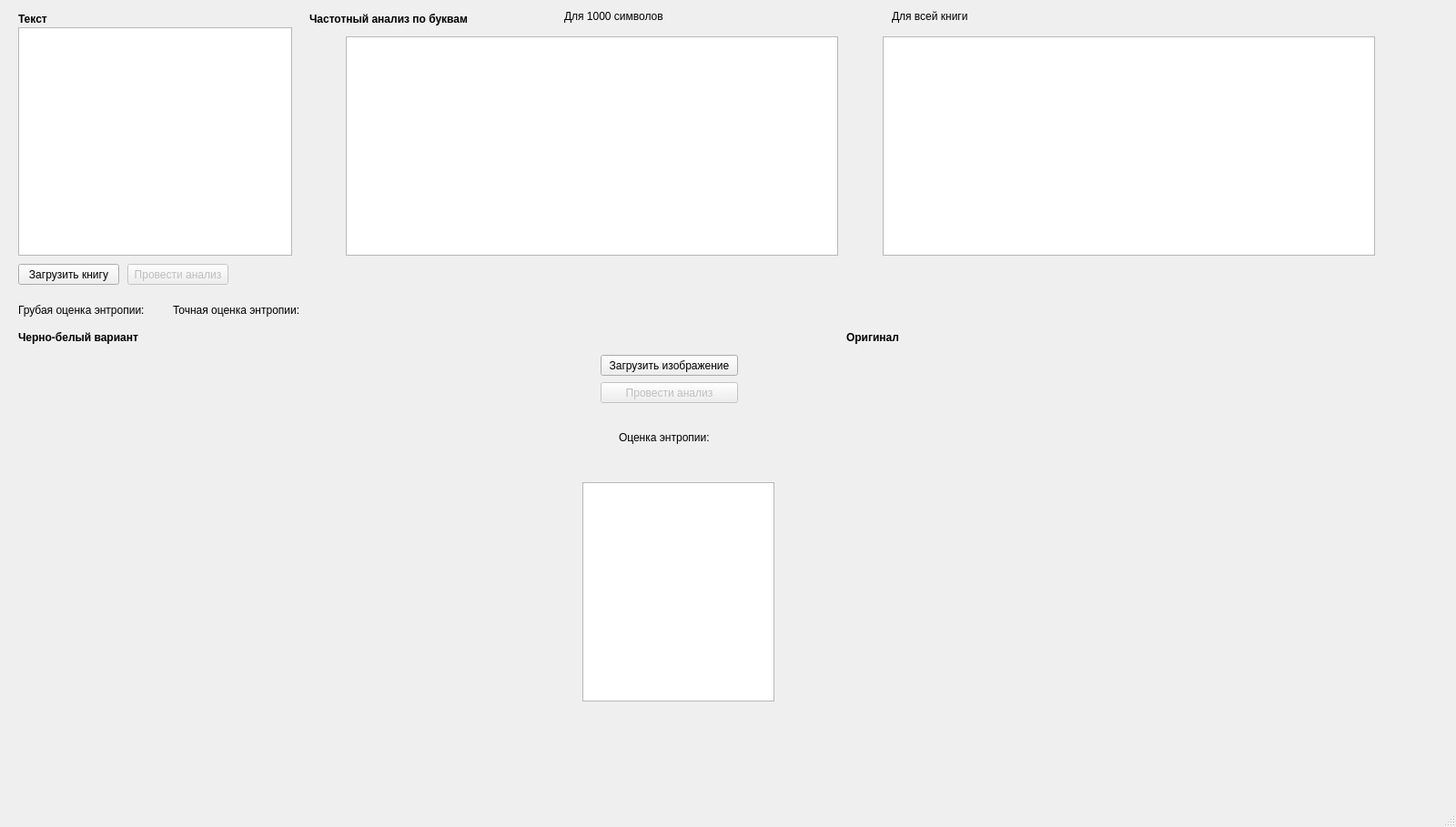
<?xml version="1.0" encoding="UTF-8"?>
<ui version="4.0">
 <class>MainWindow</class>
 <widget class="QMainWindow" name="MainWindow">
  <property name="geometry">
   <rect>
    <x>0</x>
    <y>0</y>
    <width>1600</width>
    <height>909</height>
   </rect>
  </property>
  <property name="windowTitle">
   <string>Лабораторная работа 2</string>
  </property>
  <widget class="QWidget" name="centralwidget">
   <widget class="QTextBrowser" name="textBrowser">
    <property name="geometry">
     <rect>
      <x>20</x>
      <y>30</y>
      <width>301</width>
      <height>251</height>
     </rect>
    </property>
   </widget>
   <widget class="QLabel" name="label">
    <property name="geometry">
     <rect>
      <x>20</x>
      <y>10</y>
      <width>91</width>
      <height>21</height>
     </rect>
    </property>
    <property name="font">
     <font>
      <weight>75</weight>
      <bold>true</bold>
     </font>
    </property>
    <property name="text">
     <string>Текст</string>
    </property>
   </widget>
   <widget class="QLabel" name="label_2">
    <property name="geometry">
     <rect>
      <x>10</x>
      <y>390</y>
      <width>620</width>
      <height>381</height>
     </rect>
    </property>
    <property name="font">
     <font>
      <weight>75</weight>
      <bold>true</bold>
     </font>
    </property>
    <property name="text">
     <string/>
    </property>
    <property name="scaledContents">
     <bool>true</bool>
    </property>
   </widget>
   <widget class="QPushButton" name="loadBookButton">
    <property name="geometry">
     <rect>
      <x>20</x>
      <y>290</y>
      <width>111</width>
      <height>23</height>
     </rect>
    </property>
    <property name="text">
     <string>Загрузить книгу</string>
    </property>
   </widget>
   <widget class="QPushButton" name="analyzeBookButton">
    <property name="enabled">
     <bool>false</bool>
    </property>
    <property name="geometry">
     <rect>
      <x>140</x>
      <y>290</y>
      <width>111</width>
      <height>23</height>
     </rect>
    </property>
    <property name="text">
     <string>Провести анализ</string>
    </property>
   </widget>
   <widget class="QPushButton" name="loadImageButton">
    <property name="geometry">
     <rect>
      <x>660</x>
      <y>390</y>
      <width>151</width>
      <height>23</height>
     </rect>
    </property>
    <property name="text">
     <string>Загрузить изображение</string>
    </property>
   </widget>
   <widget class="QPushButton" name="analyzeImageButton">
    <property name="enabled">
     <bool>false</bool>
    </property>
    <property name="geometry">
     <rect>
      <x>660</x>
      <y>420</y>
      <width>151</width>
      <height>23</height>
     </rect>
    </property>
    <property name="text">
     <string>Провести анализ</string>
    </property>
   </widget>
   <widget class="QLabel" name="labelAprxBook">
    <property name="geometry">
     <rect>
      <x>20</x>
      <y>310</y>
      <width>141</width>
      <height>61</height>
     </rect>
    </property>
    <property name="text">
     <string>Грубая оценка энтропии:</string>
    </property>
   </widget>
   <widget class="QLabel" name="labelExactBook">
    <property name="geometry">
     <rect>
      <x>190</x>
      <y>310</y>
      <width>141</width>
      <height>61</height>
     </rect>
    </property>
    <property name="text">
     <string>Точная оценка энтропии:</string>
    </property>
   </widget>
   <widget class="QLabel" name="labelExactImage">
    <property name="geometry">
     <rect>
      <x>680</x>
      <y>450</y>
      <width>131</width>
      <height>61</height>
     </rect>
    </property>
    <property name="text">
     <string>Оценка энтропии:</string>
    </property>
   </widget>
   <widget class="QLabel" name="label_7">
    <property name="geometry">
     <rect>
      <x>340</x>
      <y>10</y>
      <width>221</width>
      <height>21</height>
     </rect>
    </property>
    <property name="font">
     <font>
      <weight>75</weight>
      <bold>true</bold>
     </font>
    </property>
    <property name="text">
     <string>Частотный анализ по буквам</string>
    </property>
   </widget>
   <widget class="QLabel" name="label_8">
    <property name="geometry">
     <rect>
      <x>20</x>
      <y>360</y>
      <width>191</width>
      <height>21</height>
     </rect>
    </property>
    <property name="font">
     <font>
      <weight>75</weight>
      <bold>true</bold>
     </font>
    </property>
    <property name="text">
     <string>Черно-белый вариант</string>
    </property>
   </widget>
   <widget class="QLabel" name="label_3">
    <property name="geometry">
     <rect>
      <x>890</x>
      <y>390</y>
      <width>620</width>
      <height>381</height>
     </rect>
    </property>
    <property name="font">
     <font>
      <weight>75</weight>
      <bold>true</bold>
     </font>
    </property>
    <property name="text">
     <string/>
    </property>
    <property name="scaledContents">
     <bool>true</bool>
    </property>
   </widget>
   <widget class="QLabel" name="label_9">
    <property name="geometry">
     <rect>
      <x>930</x>
      <y>360</y>
      <width>191</width>
      <height>21</height>
     </rect>
    </property>
    <property name="font">
     <font>
      <weight>75</weight>
      <bold>true</bold>
     </font>
    </property>
    <property name="text">
     <string>Оригинал</string>
    </property>
   </widget>
   <widget class="QTableWidget" name="tableWidget">
    <property name="geometry">
     <rect>
      <x>640</x>
      <y>530</y>
      <width>211</width>
      <height>241</height>
     </rect>
    </property>
   </widget>
   <widget class="QTableWidget" name="tableWidget_2">
    <property name="geometry">
     <rect>
      <x>380</x>
      <y>40</y>
      <width>541</width>
      <height>241</height>
     </rect>
    </property>
   </widget>
   <widget class="QTableWidget" name="tableWidget_3">
    <property name="geometry">
     <rect>
      <x>970</x>
      <y>40</y>
      <width>541</width>
      <height>241</height>
     </rect>
    </property>
   </widget>
   <widget class="QLabel" name="label_4">
    <property name="geometry">
     <rect>
      <x>620</x>
      <y>10</y>
      <width>161</width>
      <height>16</height>
     </rect>
    </property>
    <property name="text">
     <string>Для 1000 символов</string>
    </property>
   </widget>
   <widget class="QLabel" name="label_5">
    <property name="geometry">
     <rect>
      <x>980</x>
      <y>10</y>
      <width>161</width>
      <height>16</height>
     </rect>
    </property>
    <property name="text">
     <string>Для всей книги</string>
    </property>
   </widget>
  </widget>
  <widget class="QMenuBar" name="menubar">
   <property name="geometry">
    <rect>
     <x>0</x>
     <y>0</y>
     <width>1600</width>
     <height>26</height>
    </rect>
   </property>
  </widget>
  <widget class="QStatusBar" name="statusbar"/>
 </widget>
 <resources/>
 <connections/>
</ui>
